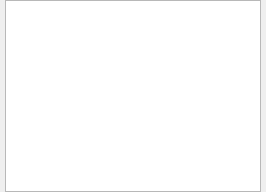
<?xml version="1.0" encoding="UTF-8"?>
<ui version="4.0">
 <class>PlaylistPicker</class>
 <widget class="QDialog" name="PlaylistPicker">
  <property name="windowTitle">
   <string>Select a playlst</string>
  </property>
  <layout class="QVBoxLayout" name="mainLayout">
   <property name="leftMargin">
    <number>5</number>
   </property>
   <property name="rightMargin">
    <number>5</number>
   </property>
   <property name="topMargin">
    <number>0</number>
   </property>
   <property name="bottomMargin">
    <number>0</number>
   </property>
   <item>
    <widget class="QListWidget" name="playlistList">
     <property name="editTriggers">
      <set>QAbstractItemView::NoEditTriggers</set>
     </property>
     <property name="alternatingRowColors">
      <bool>true</bool>
     </property>
     <property name="uniformItemSizes">
      <bool>true</bool>
     </property>
     <property name="sortingEnabled">
      <bool>true</bool>
     </property>
    </widget>
   </item>
  </layout>
 </widget>
 <resources/>
 <connections/>
</ui>
